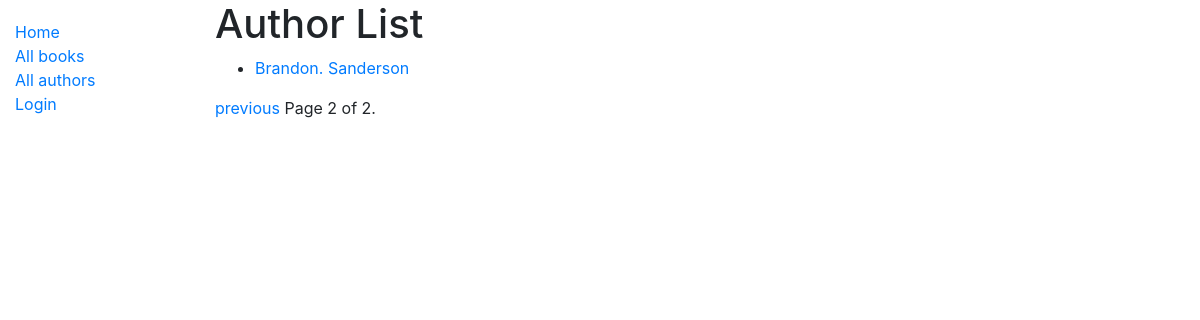
The page /catalog/authors/?page=2 on the database as committed earlier.
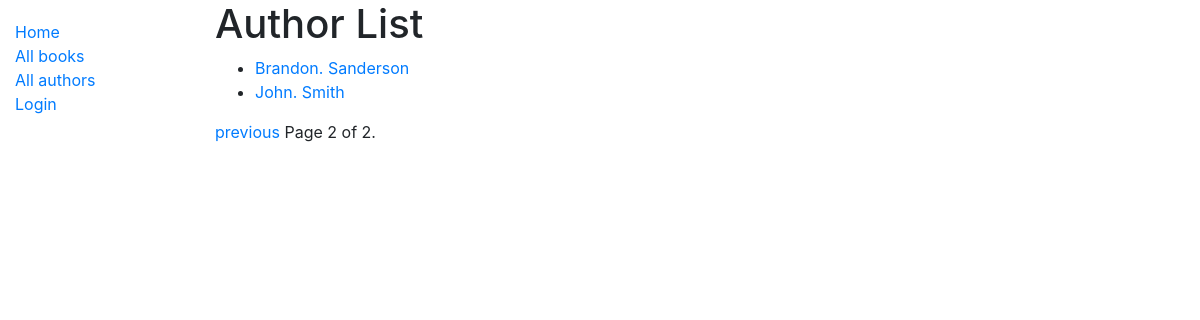
The same page on the database as committed later.
### catalog/models.py (models this page shows, shortened)
class Author(models.Model):
    first_name = models.CharField(max_length=100)
    last_name = models.CharField(max_length=100)
    date_of_birth = models.DateField(null=True, blank=True)
    date_of_death = models.DateField('died', null=True, blank=True)
    class Meta:
        ordering = ['last_name', 'first_name']
    def get_absolute_url(self):
        return reverse('author-detail', args=[str(self.id)])

### catalog/views.py (the view)
# urls.py: path('authors/', views.AuthorListView.as_view(), name='authors'),
class AuthorListView(generic.ListView):
    model = Author
    paginate_by = 2
    def get_queryset(self):
        return Author.objects.filter()[:5]
    def get_context_data(self, **kwargs):
        context = super(AuthorListView, self).get_context_data(**kwargs)
        context['some_data'] = 'This is just some data'
        return context

### catalog/templates/catalog/author_list.html
{% extends "base_generic.html" %}
{% block content %}
<h1>Author List</h1>
{% if author_list %}
<ul>
  {% for author in author_list %}
  <li>
    <a href="{{ author.get_absolute_url }}">{{ author.first_name }}.&nbsp;{{ author.last_name }}</a>
  </li>
  {% endfor %}
</ul>
{% else %}
<p>There are no authors in the library.</p>
{% endif %}
{% endblock %}

Rows that differ between the two databases and show on the page:
added Author: first_name "John", last_name "Smith"
